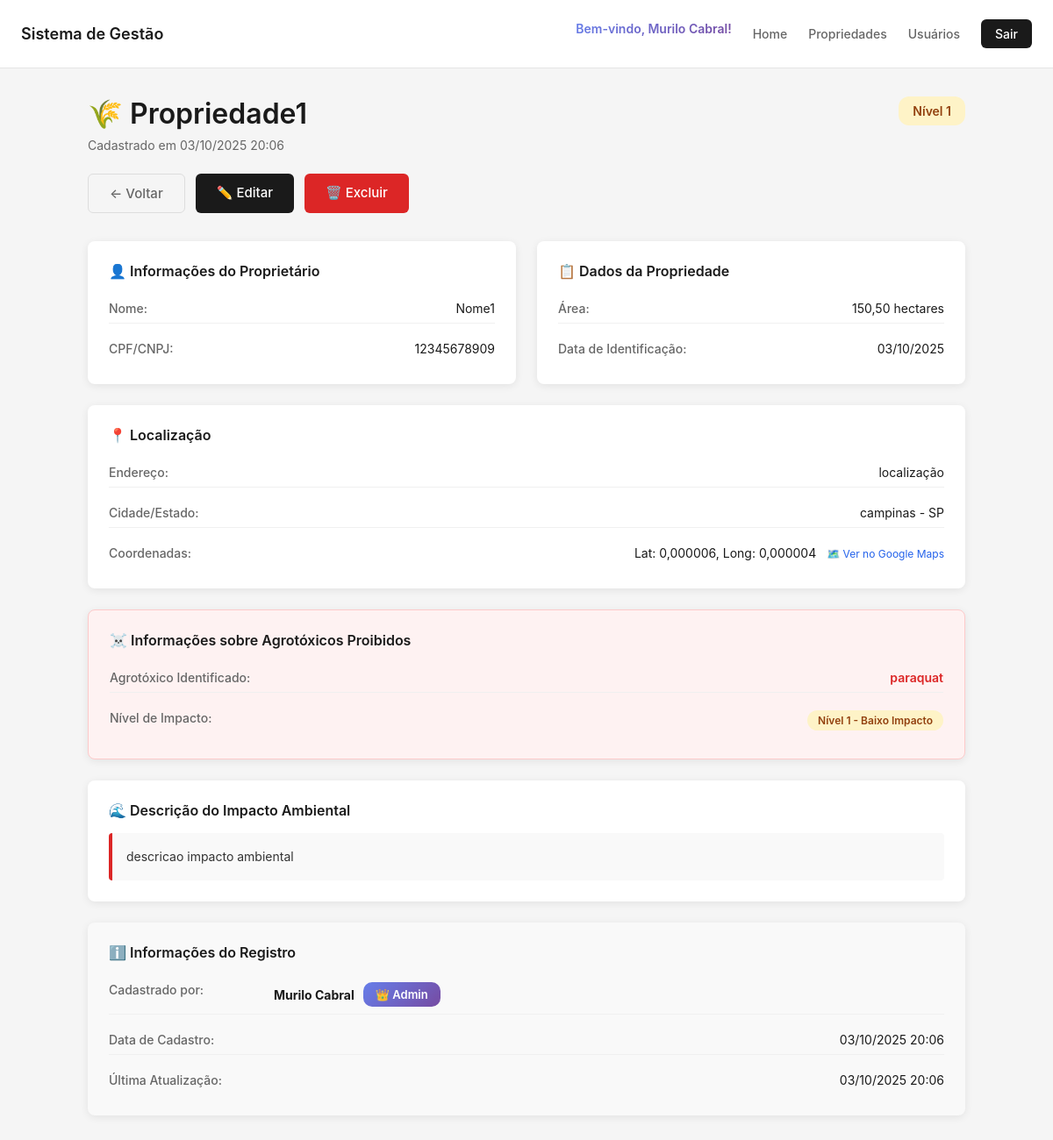
Screenshot of /propriedades/2/ (signed in) with the database file from the repository.
### core/models.py (models this page shows, shortened)
class PropriedadeRural(models.Model):
    NIVEL_CHOICES = [
        (1, 'Nível 1 - Baixo Impacto'),
        (2, 'Nível 2 - Médio Impacto'),
        (3, 'Nível 3 - Alto Impacto'),
    ]
    nome_propriedade = models.CharField(max_length=200, verbose_name="Nome da Propriedade")
    proprietario = models.CharField(max_length=200, verbose_name="Nome do Proprietário")
    cpf_cnpj = models.CharField(max_length=18, verbose_name="CPF/CNPJ")
    endereco = models.TextField(verbose_name="Endereço Completo")
    cidade = models.CharField(max_length=100, verbose_name="Cidade")
    estado = models.CharField(max_length=2, verbose_name="Estado (UF)")
    area_hectares = models.DecimalField(
        max_digits=10,
        decimal_places=2,
        validators=[MinValueValidator(0.01)],
        verbose_name="Área em Hectares"
    )
    agrotoxico_utilizado = models.CharField(max_length=200, verbose_name="Agrotóxico Proibido Utilizado")
    nivel_impacto = models.IntegerField(
        choices=NIVEL_CHOICES,
        verbose_name="Nível de Impacto Ambiental"
    )
    descricao_impacto = models.TextField(
        verbose_name="Descrição do Impacto",
        help_text="Descreva os impactos observados nos lençóis freáticos, rios e mares"
    )
    data_identificacao = models.DateField(
        default=timezone.now,
        verbose_name="Data de Identificação"
    )
    latitude = models.DecimalField(
        max_digits=9,
        decimal_places=6,
        null=True,
        blank=True,
        verbose_name="Latitude"
    )
    longitude = models.DecimalField(
        max_digits=9,
        decimal_places=6,
        null=True,
        blank=True,
        verbose_name="Longitude"
    )
    usuario_cadastro = models.ForeignKey(
        User,
        on_delete=models.SET_NULL,
        null=True,
        verbose_name="Cadastrado por"
    )
    data_cadastro = models.DateTimeField(auto_now_add=True, verbose_name="Data de Cadastro")
    data_atualizacao = models.DateTimeField(auto_now=True, verbose_name="Última Atualização")
    ativo = models.BooleanField(default=True, verbose_name="Registro Ativo")
    class Meta:
        verbose_name = "Propriedade Rural"
        verbose_name_plural = "Propriedades Rurais"
        ordering = ['-data_cadastro']

### core/views.py (the view)
# urls.py: path("propriedades/<int:pk>/", views.propriedade_detail, name="propriedade_detail"),
@login_required
def propriedade_detail(request, pk):
    propriedade = get_object_or_404(PropriedadeRural, pk=pk, ativo=True)
    return render(request, 'core/propriedade_detail.html', {'propriedade': propriedade})

### core/templates/core/propriedade_detail.html (shortened to what this page needs)
{% extends 'core/base.html' %}
{% load static %}
{% block extra_styles %}
<link rel="stylesheet" href="{% static 'core/css/propriedades.css' %}" />
{% endblock %}
{% block content %}
<div class="detail-container">
  <div class="detail-header">
    <div>
      <h1>🌾 {{ propriedade.nome_propriedade }}</h1>
      <p class="detail-subtitle">
        Cadastrado em {{ propriedade.data_cadastro|date:"d/m/Y H:i" }}
      </p>
    </div>
    <span class="badge badge-nivel-{{ propriedade.nivel_impacto }} badge-large">
      Nível {{ propriedade.nivel_impacto }}
    </span>
  </div>
  <div class="detail-actions">
    <a href="{% url 'propriedades_list' %}" class="btn-secondary"> ← Voltar </a>
    <a href="{% url 'propriedade_update' propriedade.pk %}" class="btn-primary">
      ✏️ Editar
    </a>
    <a href="{% url 'propriedade_delete' propriedade.pk %}" class="btn-danger">
      🗑️ Excluir
    </a>
  </div>
  <div class="detail-grid">
    <div class="detail-card">
      <h3>👤 Informações do Proprietário</h3>
      <div class="detail-info">
        <div class="info-item">
          <span class="info-label">Nome:</span>
          <span class="info-value">{{ propriedade.proprietario }}</span>
        </div>
        <div class="info-item">
          <span class="info-label">CPF/CNPJ:</span>
          <span class="info-value">{{ propriedade.cpf_cnpj }}</span>
        </div>
      </div>
    </div>
    <div class="detail-card">
      <h3>📋 Dados da Propriedade</h3>
      <div class="detail-info">
        <div class="info-item">
          <span class="info-label">Área:</span>
          <span class="info-value"
            >{{ propriedade.area_hectares }} hectares</span
          >
        </div>
        <div class="info-item">
          <span class="info-label">Data de Identificação:</span>
          <span class="info-value"
            >{{ propriedade.data_identificacao|date:"d/m/Y" }}</span
          >
        </div>
      </div>
    </div>
    <div class="detail-card full-width">
      <h3>📍 Localização</h3>
      <div class="detail-info">
        <div class="info-item">
          <span class="info-label">Endereço:</span>
          <span class="info-value">{{ propriedade.endereco }}</span>
        </div>
        <div class="info-item">
          <span class="info-label">Cidade/Estado:</span>
          <span class="info-value"
            >{{ propriedade.cidade }} - {{ propriedade.estado }}</span
          >
        </div>
        {% if propriedade.latitude and propriedade.longitude %}
        <div class="info-item">
          <span class="info-label">Coordenadas:</span>
          <span class="info-value">
            Lat: {{ propriedade.latitude }}, Long: {{ propriedade.longitude }}
            <a
              href="https://www.google.com/maps?q={{ propriedade.latitude }},{{ propriedade.longitude }}"
              target="_blank"
              class="link-maps"
            >
              🗺️ Ver no Google Maps
            </a>
          </span>
        </div>
        {% endif %}
      </div>
    </div>
    <div class="detail-card full-width alert-card">
      <h3>☠️ Informações sobre Agrotóxicos Proibidos</h3>
      <div class="detail-info">
        <div class="info-item">
          <span class="info-label">Agrotóxico Identificado:</span>
          <span class="info-value highlight-danger"
            >{{ propriedade.agrotoxico_utilizado }}</span
          >
        </div>
        <div class="info-item">
          <span class="info-label">Nível de Impacto:</span>
          <span class="info-value">
            <span class="badge badge-nivel-{{ propriedade.nivel_impacto }}">
              {% if propriedade.nivel_impacto == 1 %}
                Nível 1 - Baixo Impacto
              {% elif propriedade.nivel_impacto == 2 %}
                Nível 2 - Médio Impacto
              {% elif propriedade.nivel_impacto == 3 %}
                Nível 3 - Alto Impacto
              {% endif %}
            </span>
          </span>
        </div>
      </div>
    </div>
    <div class="detail-card full-width">
      <h3>🌊 Descrição do Impacto Ambiental</h3>
      <div class="impact-description">
        <p>{{ propriedade.descricao_impacto }}</p>
      </div>
    </div>
    <div class="detail-card full-width metadata-card">
      <h3>ℹ️ Informações do Registro</h3>
      <div class="detail-info">
        <div class="info-item">
          <span class="info-label">Cadastrado por:</span>
          <span class="info-value">
            {% if propriedade.usuario_cadastro %}
            <div class="user-badges-detail">
              <span class="badge-perfil-detail badge-perfil-{{ propriedade.usuario_cadastro.perfil.tipo_perfil|lower }}">
              </span>
              <strong>{{ propriedade.usuario_cadastro.get_full_name|default:propriedade.usuario_cadastro.username }}</strong>
              {% if propriedade.usuario_cadastro.is_staff %}
              <span class="badge-admin-detail">👑 Admin</span>
              {% endif %}
            </div>
            {% else %}
            <span class="text-muted">Não informado</span>
            {% endif %}
          </span>
        </div>
        <div class="info-item">
          <span class="info-label">Data de Cadastro:</span>
          <span class="info-value"
            >{{ propriedade.data_cadastro|date:"d/m/Y H:i" }}</span
          >
        </div>
        <div class="info-item">
          <span class="info-label">Última Atualização:</span>
          <span class="info-value"
            >{{ propriedade.data_atualizacao|date:"d/m/Y H:i" }}</span
          >
        </div>
      </div>
    </div>
  </div>
</div>
{% endblock %}

### core/templates/core/base.html (shortened to what this page needs)
{% load static %}
<!DOCTYPE html>
<html lang="pt-br">
  <head>
    <link rel="stylesheet" href="{% static 'core/css/base.css' %}" />
    {% block extra_styles %}{% endblock %}
  </head>
  <body>
    <nav class="navbar">
      <div class="navbar-container">
        <a class="navbar-brand" href="{% url 'index' %}"
          >Sistema de Gestão</a
        >
        <div class="navbar-nav">
          {% if user.is_authenticated %}
          <div class="user-info-navbar">
            <span class="welcome-message">
              Bem-vindo, {{ user.get_full_name|default:user.username }}!
            </span>
            <span class="badge-perfil-nav badge-perfil-{{ user.perfil.tipo_perfil|lower }}">
            </span>
          </div>
          <a class="nav-link" href="{% url 'index' %}">Home</a>
          <a class="nav-link" href="{% url 'propriedades_list' %}"
            >Propriedades</a
          >
          <a class="nav-link" href="{% url 'usuarios_list' %}">Usuários</a>
          <a class="btn-logout" href="{% url 'logout' %}">Sair</a>
          {% else %}
          <a class="btn-login" href="{% url 'login' %}">Entrar</a>
          {% endif %}
        </div>
      </div>
    </nav>
    <main class="container">
       {% block content %}{% endblock %}
    </main>
  </body>
</html>

### core/static/core/css/base.css (style rules this page uses)
* { margin: 0; padding: 0; box-sizing: border-box; }
body { font-family: -apple-system, BlinkMacSystemFont, "Segoe UI", Roboto, "Helvetica Neue", Arial, sans-serif; background-color: #f5f5f5; min-height: 100vh; }
.navbar { background-color: white; border-bottom: 1px solid #e5e5e5; padding: 16px 0; }
.navbar-container { max-width: 1200px; margin: 0 auto; padding: 0 24px; display: flex; justify-content: space-between; align-items: center; }
.navbar-brand { font-size: 18px; font-weight: 600; color: #1a1a1a; text-decoration: none; }
.navbar-nav { display: flex; gap: 24px; align-items: center; }
.user-info-navbar { display: flex; flex-direction: column; gap: 4px; padding: 8px 0; }
.welcome-message { color: #1a1a1a; font-size: 14px; font-weight: 600; background: linear-gradient(135deg, #667eea 0%, #764ba2 100%); background-clip: text; -webkit-background-clip: text; -webkit-text-fill-color: transparent; white-space: nowrap; }
.badge-perfil-nav { display: inline-block; padding: 4px 10px; border-radius: 10px; font-size: 11px; font-weight: 600; white-space: nowrap; align-self: flex-start; }
.nav-link { color: #666; text-decoration: none; font-size: 14px; font-weight: 500; transition: color 0.2s ease; }
.btn-logout { background: #1a1a1a; color: white; border: none; padding: 8px 16px; border-radius: 6px; font-size: 14px; font-weight: 500; cursor: pointer; text-decoration: none; display: inline-block; transition: background-color 0.2s ease; }
.container { max-width: 1200px; margin: 32px auto; padding: 0 24px; }

### core/static/core/css/propriedades.css (style rules this page uses)
.badge { display: inline-block; padding: 4px 12px; border-radius: 12px; font-size: 12px; font-weight: 600; text-align: center; }
.badge-nivel-1 { background-color: #fef3c7; color: #92400e; }
.badge-large { padding: 8px 16px; font-size: 14px; }
.btn-primary, .btn-secondary, .btn-danger { padding: 12px 24px; border: none; border-radius: 6px; font-size: 15px; font-weight: 500; cursor: pointer; text-decoration: none; display: inline-block; transition: all 0.2s ease; }
.btn-primary { background: #1a1a1a; color: white; }
.btn-secondary { background: #f5f5f5; color: #666; border: 1px solid #ddd; }
.btn-danger { background: #dc2626; color: white; }
.detail-container { max-width: 1000px; margin: 0 auto; }
.detail-header { display: flex; justify-content: space-between; align-items: flex-start; margin-bottom: 24px; }
.detail-header h1 { font-size: 32px; font-weight: 600; color: #1a1a1a; margin-bottom: 8px; }
.detail-subtitle { font-size: 14px; color: #666; }
.detail-actions { display: flex; gap: 12px; margin-bottom: 32px; }
.detail-grid { display: grid; grid-template-columns: 1fr 1fr; gap: 24px; }
.detail-card { background: white; border-radius: 8px; padding: 24px; box-shadow: 0 2px 10px rgba(0, 0, 0, 0.08); }
.detail-card.full-width { grid-column: 1 / -1; }
.detail-card h3 { font-size: 16px; font-weight: 600; color: #1a1a1a; margin-bottom: 16px; display: flex; align-items: center; gap: 8px; }
.detail-info { display: flex; flex-direction: column; gap: 12px; }
.info-item { display: flex; justify-content: space-between; align-items: flex-start; padding: 8px 0; border-bottom: 1px solid #f0f0f0; }
.info-item:last-child { border-bottom: none; }
.info-label { font-size: 14px; color: #666; font-weight: 500; min-width: 150px; }
.info-value { font-size: 14px; color: #1a1a1a; text-align: right; flex: 1; }
.highlight-danger { color: #dc2626; font-weight: 600; }
.link-maps { display: inline-block; margin-left: 8px; color: #2563eb; text-decoration: none; font-size: 12px; }
.impact-description { padding: 16px; background: #f9f9f9; border-left: 4px solid #dc2626; border-radius: 4px; }
.impact-description p { font-size: 14px; color: #333; line-height: 1.6; }
.alert-card { background: #fef2f2; border: 1px solid #fecaca; }
.metadata-card { background: #f9f9f9; }
.user-badges-detail { display: flex; align-items: center; gap: 10px; flex-wrap: wrap; }
.badge-perfil-detail { padding: 6px 14px; border-radius: 10px; font-size: 13px; font-weight: 600; display: inline-block; }
.badge-admin-detail { padding: 6px 14px; border-radius: 10px; font-size: 13px; font-weight: 600; background: linear-gradient(135deg, #667eea 0%, #764ba2 100%); color: white; }

### rows the page displays
PropriedadeRural: nome_propriedade "Propriedade1", data_cadastro "03/10/2025 20:06", nivel_impacto "1", proprietario "Nome1", cpf_cnpj "12345678909", area_hectares "150,50", data_identificacao "03/10/2025", endereco "localização", cidade "campinas", estado "SP", latitude "0,000006", longitude "0,000004", agrotoxico_utilizado "paraquat", descricao_impacto "descricao impacto ambiental", usuario_cadastro.get_full_name "Murilo Cabral", data_atualizacao "03/10/2025 20:06"

### other values shown
{{ user.get_full_name|default:user.username }} "Murilo Cabral"
